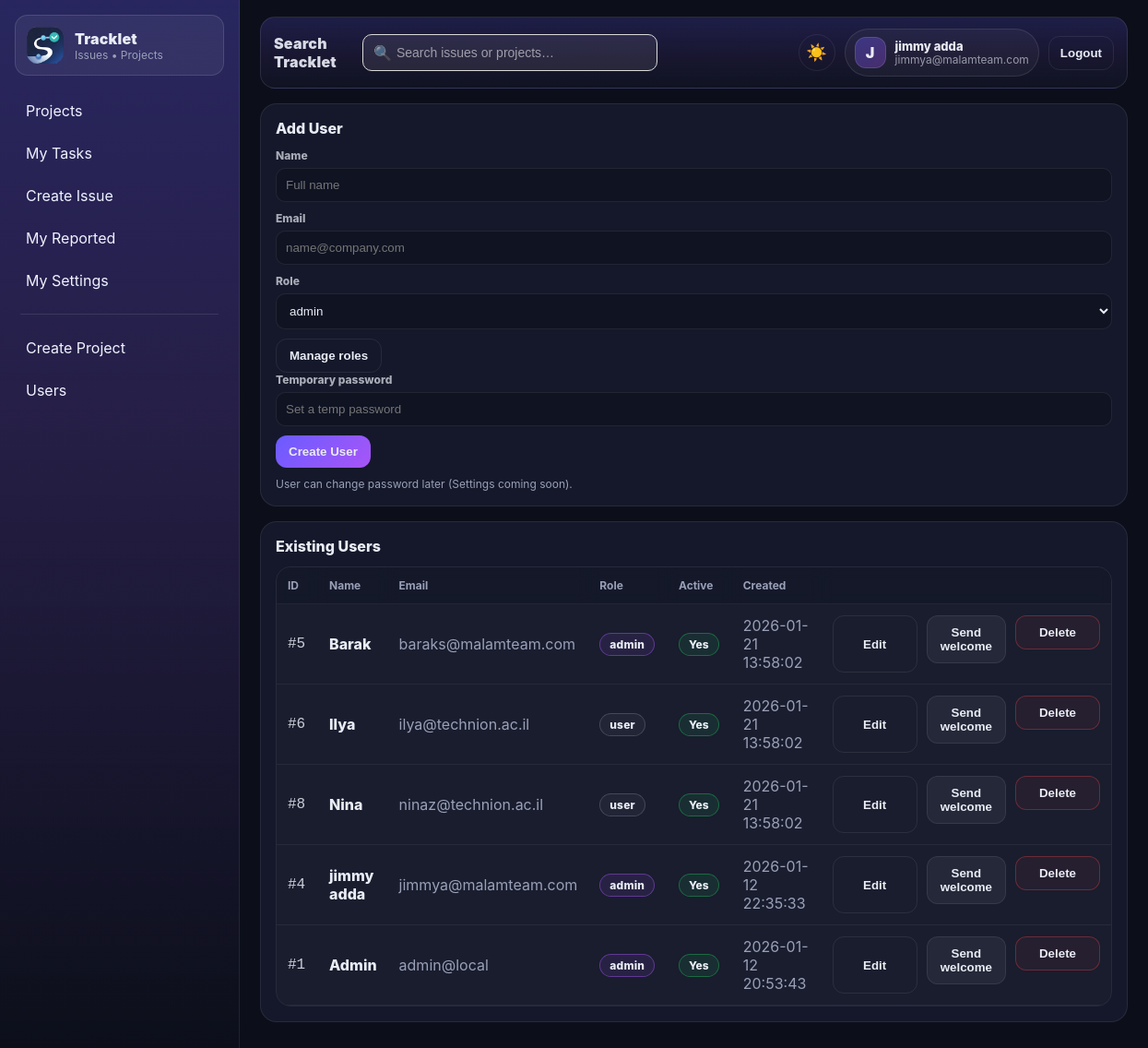
Screenshot of /admin/users (signed in) with the database file from the repository.
### tables this page shows
CREATE TABLE users (
  id INTEGER PRIMARY KEY AUTOINCREMENT,
  email TEXT NOT NULL UNIQUE,
  password_hash TEXT NOT NULL,
  name TEXT NOT NULL,
  role TEXT NOT NULL DEFAULT 'user',     -- admin|pm|user
  photo_path TEXT,
  is_active INTEGER NOT NULL DEFAULT 1,
  created_at TEXT NOT NULL DEFAULT (datetime('now'))
);

### app.py (the view)
@app.get("/admin/users")
@login_required
def admin_users():
    if not is_admin():
        abort(403)
    return render_template(
        "admin_users.html",
        users=list_users_admin(),
        roles=list_roles_active(),
    )

### TrackletDB.py (called while the page is built)
def get_db_path() -> str:
    return settings.DB_PATH

def _ensure_parent(db_path: str) -> None:
    Path(db_path).parent.mkdir(parents=True, exist_ok=True)

def get_connection() -> sqlite3.Connection:
    db_path = get_db_path()
    _ensure_parent(db_path)
    conn = sqlite3.connect(db_path, detect_types=sqlite3.PARSE_DECLTYPES)
    conn.row_factory = sqlite3.Row
    conn.execute("PRAGMA foreign_keys = ON;")
    conn.execute("PRAGMA journal_mode = WAL;")
    return conn

def db_read_one(sql: str, params: tuple[Any, ...] = ()) -> Optional[sqlite3.Row]:
    conn = get_connection()
    try:
        cur = conn.cursor()
        cur.execute(sql, params)
        return cur.fetchone()
    finally:
        conn.close()

def db_read_all(sql: str, params: tuple[Any, ...] = ()) -> list[sqlite3.Row]:
    conn = get_connection()
    try:
        cur = conn.cursor()
        cur.execute(sql, params)
        return cur.fetchall()
    finally:
        conn.close()

def get_user_by_id(user_id: int) -> Optional[sqlite3.Row]:
    return db_read_one("SELECT * FROM users WHERE id=? AND is_active=1", (user_id,))

def list_users_admin() -> list[sqlite3.Row]:
    return db_read_all("SELECT id, name, email, role, is_active, created_at FROM users ORDER BY created_at DESC")

def list_roles_active() -> list[sqlite3.Row]:
    return db_read_all("SELECT id, name FROM roles WHERE is_active=1 ORDER BY name")

### app.py (called while the page is built)
@app.context_processor
def inject_settings():
    return {"settings": settings}

@login_manager.user_loader
def load_user(user_id: str):
    row = get_user_by_id(int(user_id))
    return User(row) if row else None

def is_admin() -> bool:
    return current_user.is_authenticated and current_user.role == "admin"

@app.context_processor
def inject_helpers():
    def due_class(due_date_str, status):
        if not due_date_str or status == "closed":
            return ""
        try:
            y, m, d = map(int, str(due_date_str)[:10].split("-"))
            due = date(y, m, d)
        except Exception:
            return ""
        today = date.today()
        if due < today:
            return "row-overdue"       # red
        if due == today:
            return "row-due-today"     # yellow
        return ""
    return {"due_class": due_class}

    @property
    def is_active(self):
        return self._is_active

### templates/admin_users.html (shortened to what this page needs)
{% extends "layout.html" %}
{% set title = "Users" %}
{% block content %}
<div class="card">
  <div class="card-title">Add User</div>
  <form method="post" action="{{ url_for('admin_users_post') }}" >
    <label class="label">Name</label>
    <input name="name" required placeholder="Full name">
    <label class="label">Email</label>
    <input name="email" type="email" required placeholder="name@company.com">
    <label class="label">Role</label>
    <select name="role" id="roleSelect">
    {% for r in roles %}
        <option value="{{ r.name }}">{{ r.name }}</option>
    {% endfor %}
    </select>
    <button class="btn btn-ghost" type="button" onclick="openRolesModal()" style="margin-bottom:0;">
    Manage roles
    </button>
    <label class="label">Temporary password</label>
    <input name="password" required placeholder="Set a temp password">
    <button class="btn btn-primary" type="submit">Create User</button>
    <div class="muted" style="font-size:12px;">
      User can change password later (Settings coming soon).
    </div>
  </form>
</div>
<div class="card">
  <div class="card-title">Existing Users</div>
  <div class="table-wrap">
    <table class="table table-users">
      <thead>
        <tr>
          <th style="width:80px;">ID</th>
          <th>Name</th>
          <th>Email</th>
          <th style="width:120px;">Role</th>
          <th style="width:110px;">Active</th>
          <th style="width:180px;">Created</th>
          <th style="width:120px;"></th>
        </tr>
      </thead>
      <tbody>
        {% for u in users %}
        <tr>
          <td class="mono">#{{ u.id }}</td>
          <td class="cell-strong">{{ u.name }}</td>
          <td class="muted">{{ u.email }}</td>
          <td>
            <span class="pill role-{{ u.role }}">{{ u.role }}</span>
          </td>
          <td>
            {% if u.is_active %}
              <span class="badge badge-ok">Yes</span>
            {% else %}
              <span class="badge badge-off">No</span>
            {% endif %}
          </td>
          <td class="muted">{{ (u.created_at or "")[:19] }}</td>
            <td style="text-align:right;">
              <div class="action-group">
                <button class="btn btn-ghost btn-topbar btn-action edit-user-btn"
                        type="button"
                        data-id="{{ u.id }}"
                        data-name="{{ u.name }}"
                        data-email="{{ u.email }}"
                        data-role="{{ u.role }}">
                  Edit
                </button>
            <form method="post" action="{{ url_for('admin_send_welcome', user_id=u.id) }}">
  <button class="btn btn-small">Send welcome</button>
</form>
                <form method="post"
                      action="{{ url_for('admin_user_delete', user_id=u.id) }}"
                      class="inline-form"
                      onsubmit="return confirm('Delete this user?\n\n• Issues will stay\n• Comments & events will be removed');">
                  <button class="btn btn-ghost btn-topbar btn-danger btn-action"
                          type="submit">
                    Delete
                  </button>
                </form>
              </div>
            </td>
        </tr>
        {% else %}
        <tr>
          <td colspan="6" class="muted">No users found.</td>
        </tr>
        {% endfor %}
      </tbody>
    </table>
  </div>
</div>
{% endblock %}

### templates/layout.html (shortened to what this page needs)
<!doctype html>
<html>
<head>
  <link rel="stylesheet" href="{{ url_for('static', filename='app.css') }}">
</head>
<body>
  <div class="app">
    <aside class="sidebar">
      <a class="brand" href="{{ url_for('my_tasks') }}">
        <img class="brand-img" src="{{ url_for('static', filename='img/tracklet_icon_128.png') }}" alt="Tracklet" />
        <div class="brand-text">
          <div class="brand-title">Tracklet</div>
          <div class="brand-sub">Issues • Projects</div>
        </div>
      </a>
    <nav class="nav">
      <a class="navlink" href="{{ url_for('projects_list') }}">Projects</a>
      <a class="navlink" href="{{ url_for('my_tasks') }}">My Tasks</a>
      <a class="navlink" href="{{ url_for('issue_new') }}">Create Issue</a>
      <a class="navlink" href="{{ url_for('my_reported') }}">My Reported</a>
      <a class="navlink" href="{{ url_for('my_settings') }}">My Settings</a>
      {% if current_user.is_authenticated and current_user.role == 'admin' %}
        <div class="nav-sep"></div>
        <a class="navlink" href="{{ url_for('admin_projects') }}">Create Project</a>
        <a class="navlink" href="{{ url_for('admin_users') }}">Users</a>
      {% endif %}
    </nav>
    </aside>
    <main class="main">
<div class="topbar">
  <div class="topbar-left">
    <div class="app-title">Search <br> Tracklet</div>
        <form class="topbar-search with-icon" method="get" action="{{ url_for('search') }}">
          <input
            class="search-input"
            name="q"
            placeholder="Search issues or projects…"
            value="{{ request.args.get('q','') }}"
          >
        </form>
  </div>
  {% if current_user.is_authenticated %}
  <div class="topbar-right">
<button class="theme-toggle" id="themeToggle" type="button" aria-label="Toggle theme">
  <span class="icon-sun">☀️</span>
</button>
    <div class="user-chip">
      <div class="user-avatar">{{ (current_user.name or "U")[:1] | upper }}</div>
      <div class="user-meta">
        <div class="user-name">{{ current_user.name }}</div>
        <div class="user-email">{{ current_user.email }}</div>
      </div>
    </div>
    <form method="post" action="{{ url_for('logout') }}">
      <button class="btn btn-ghost btn-topbar" type="submit">Logout</button>
    </form>
  </div>
  {% endif %}
</div>
      {% block content %}{% endblock %}
    </main>
  </div>
</body>
</html>

### templates/layout.html (style rules this page uses)
.theme-toggle { display: inline-flex; align-items: center; justify-content: center; width: 40px; height: 40px; border-radius: 999px; border: 1px solid var(--border); background: transparent; cursor: pointer; transition: background .2s ease, border-color .2s ease; margin-bottom: 0; }
.theme-toggle span { font-size: 18px; line-height: 1; }

### rows the page displays
users: name "J", name "jimmy adda", email "jimmya@malamteam.com", id "4", role "admin", is_active "Yes", created_at "2026-01-12 22:35:33"
users: id "5", name "Barak", email "baraks@malamteam.com", role "admin", is_active "Yes", created_at "2026-01-21 13:58:02"
users: id "6", name "Ilya", email "ilya@technion.ac.il", role "user", is_active "Yes", created_at "2026-01-21 13:58:02"
users: id "8", name "Nina", email "ninaz@technion.ac.il", role "user", is_active "Yes", created_at "2026-01-21 13:58:02"
users: id "1", name "Admin", email "admin@local", role "admin", is_active "Yes", created_at "2026-01-12 20:53:43"

### other values shown
form field role "admin"
